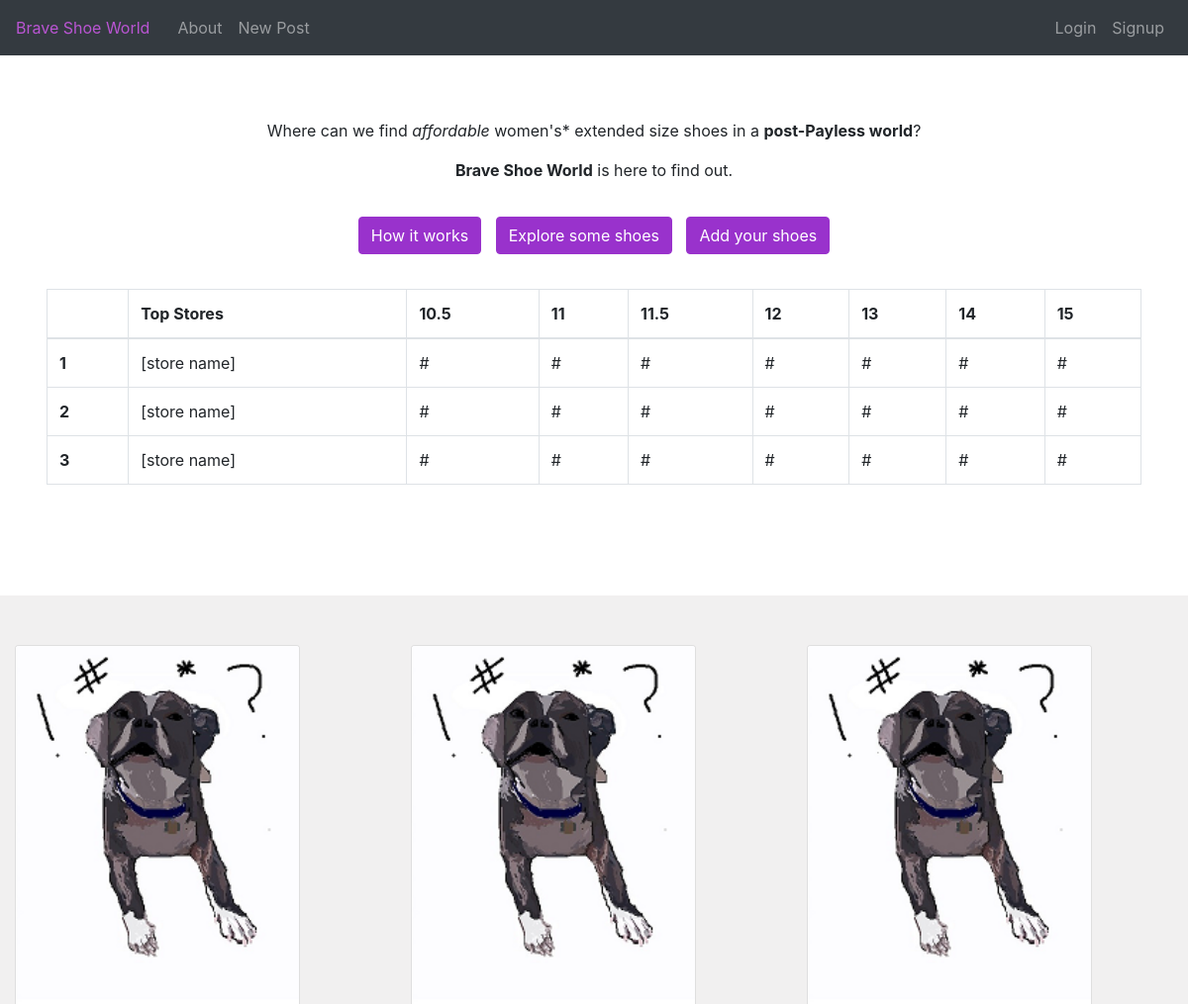
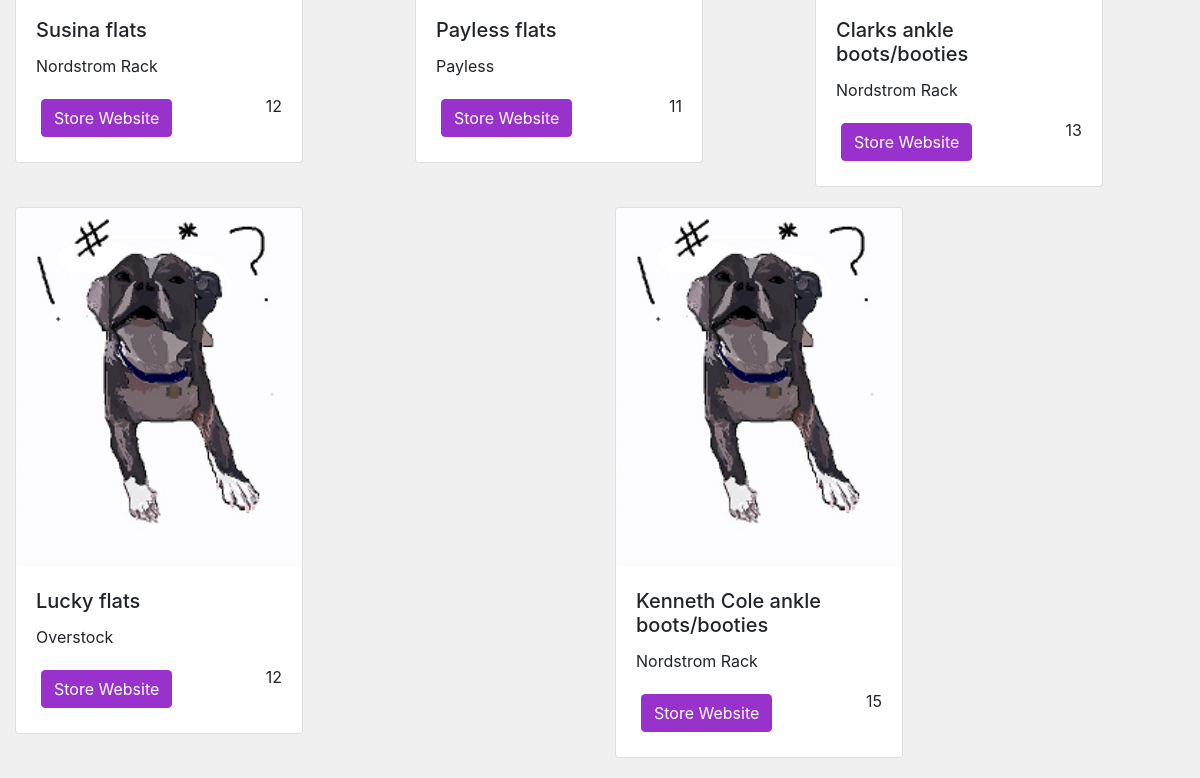
/posts/, run on the app's committed database (2 pictures, top to bottom).
### posts/models.py (models this page shows)
class Post(models.Model):
    SIZE_CHOICES = (
        ('10.5', '10.5'),
        ('11', '11'),
        ('11.5', '11.5'),
        ('12', '12'),
        ('13', '13'),
        ('14', '14'),
        ('15', '15'),
    )
    size = models.CharField(max_length=4, choices=SIZE_CHOICES, verbose_name="Size (use US women's sizes)")
    MENS_WOMENS_CHOICE = (
        ("mens", "mens"),
        ("womens", "womens"),
    )
    mens_or_womens = models.CharField(max_length=6, choices=MENS_WOMENS_CHOICE, verbose_name="Men's or Women's Shoe Section", default='womens')
    brand = models.CharField(max_length=50)
    store = models.CharField(max_length=50)
    SHOE_TYPE_CHOICES = (
        ('ankle boots/booties', 'ankle boots/booties'),
        ('boots', 'boots'),
        ('flats', 'flats'),
        ('pumps/heels', 'pumps/heels'),
        ('sandals', 'sandals'),
        ('sneakers', 'sneakers'),
    )
    shoe_type = models.CharField(max_length=20, choices=SHOE_TYPE_CHOICES)
    link = models.CharField(max_length=200, blank=True, default="", verbose_name="link (optional)")
    price = models.DecimalField(max_digits=5, decimal_places=2, default=0.00)
    PURCHASED_CHOICES = (
        ('online', 'online'),
        ('in-store', 'in-store'),
    )
    purchased = models.CharField(max_length=9, choices=PURCHASED_CHOICES, verbose_name="Purchased Online or In-Store")
    praise = models.TextField(verbose_name="Praise/Comments/More Information    ")
    date = models.DateTimeField(auto_now_add=True)
    shoe_pic = models.ImageField(default='default.png', blank=True)
    author = models.ForeignKey(User, default=None, on_delete=models.CASCADE)

### posts/views.py (the view)
def post_list(request):
    posts = Post.objects.all().order_by("date")
    return render(request, "posts/post_list.html", {"posts":posts})

### posts/templates/posts/post_list.html (shortened to what this page needs)
{% extends 'base_layout.html' %}
{% block content %}
    <div class="jumbotron" align="center">
        <p>Where can we find <i>affordable</i> women's* extended size shoes in a <b>post-Payless world</b>?</p>
        <p><strong>Brave Shoe World</strong> is here to find out.</p>
        <div class="container" style="margin: 30px 0 30px 0">
            <a class="btn btn-primary" role="button" href="{% url 'about' %}">How it works</a>
            <a class="btn btn-primary" role="button" href="#">Explore some shoes</a>
            <a class="btn btn-primary" role="button" href="{% url 'posts:create' %}">Add your shoes</a>
        </div>
        <div class="container">
            <table class="table table-bordered">
              <thead>
                <tr>
                    <th scope="col"></th>
                    <th scope="col">Top Stores</th>
                    <th scope="col">10.5</th>
                    <th scope="col">11</th>
                    <th scope="col">11.5</th>
                    <th scope="col">12</th>
                    <th scope="col">13</th>
                    <th scope="col">14</th>
                    <th scope="col">15</th>
                </tr>
              </thead>
              <tbody>
                <tr>
                    <th scope="row">1</th>
                    <td>[store name]</td>
                    <td>#</td>
                    <td>#</td>
                    <td>#</td>
                    <td>#</td>
                    <td>#</td>
                    <td>#</td>
                    <td>#</td>
                </tr>
                <tr>
                    <th scope="row">2</th>
                    <td>[store name]</td>
                    <td>#</td>
                    <td>#</td>
                    <td>#</td>
                    <td>#</td>
                    <td>#</td>
                    <td>#</td>
                    <td>#</td>
                </tr>
                <tr>
                    <th scope="row">3</th>
                    <td>[store name]</td>
                    <td>#</td>
                    <td>#</td>
                    <td>#</td>
                    <td>#</td>
                    <td>#</td>
                    <td>#</td>
                    <td>#</td>
                </tr>
              </tbody>
            </table>
        </div>
    </div>
    <div class="container-fluid posts-area  ">
        <div class="row">
            {% for post in posts %}
                <div class="col" style="margin-bottom: 20px">
                    <div class="card" style="width: 18rem;">
                        <img src="{{post.shoe_pic.url }}" class="card-img-top"/>
                        <div class="card-body">
                            <h5 class="card-title">{{post.brand}}&nbsp{{post.shoe_type}}</h5>
                            <p class="card-text">{{post.store}}</p>
                            <p style="float:right">{{post.size}}</p>
                            <a class="btn btn-primary" href={{post.link}}>Store Website</a>
                        </div>
                    </div>
                </div>
            {% endfor %}
        </div>
    </div>
{% endblock %}

### assets/styles.css (style rules this page uses)
.btn-primary { margin: 5px; background-color:darkorchid; border-color:darkorchid; }
.jumbotron { background-color:white; }
.container-fluid.posts-area { padding-top:50px; background-color:#F1F0F0; }

### data on the page
Post: shoe_pic (placeholder picture), brand "Susina", shoe_type "flats", store "Nordstrom Rack", size "12"
Post: shoe_pic (placeholder picture), brand "Payless", shoe_type "flats", store "Payless", size "11"
Post: shoe_pic (placeholder picture), brand "Clarks", shoe_type "ankle boots/booties", store "Nordstrom Rack", size "13"
Post: shoe_pic (placeholder picture), brand "Lucky", shoe_type "flats", store "Overstock", size "12"
Post: shoe_pic (placeholder picture), brand "Kenneth Cole", shoe_type "ankle boots/booties", store "Nordstrom Rack", size "15"
